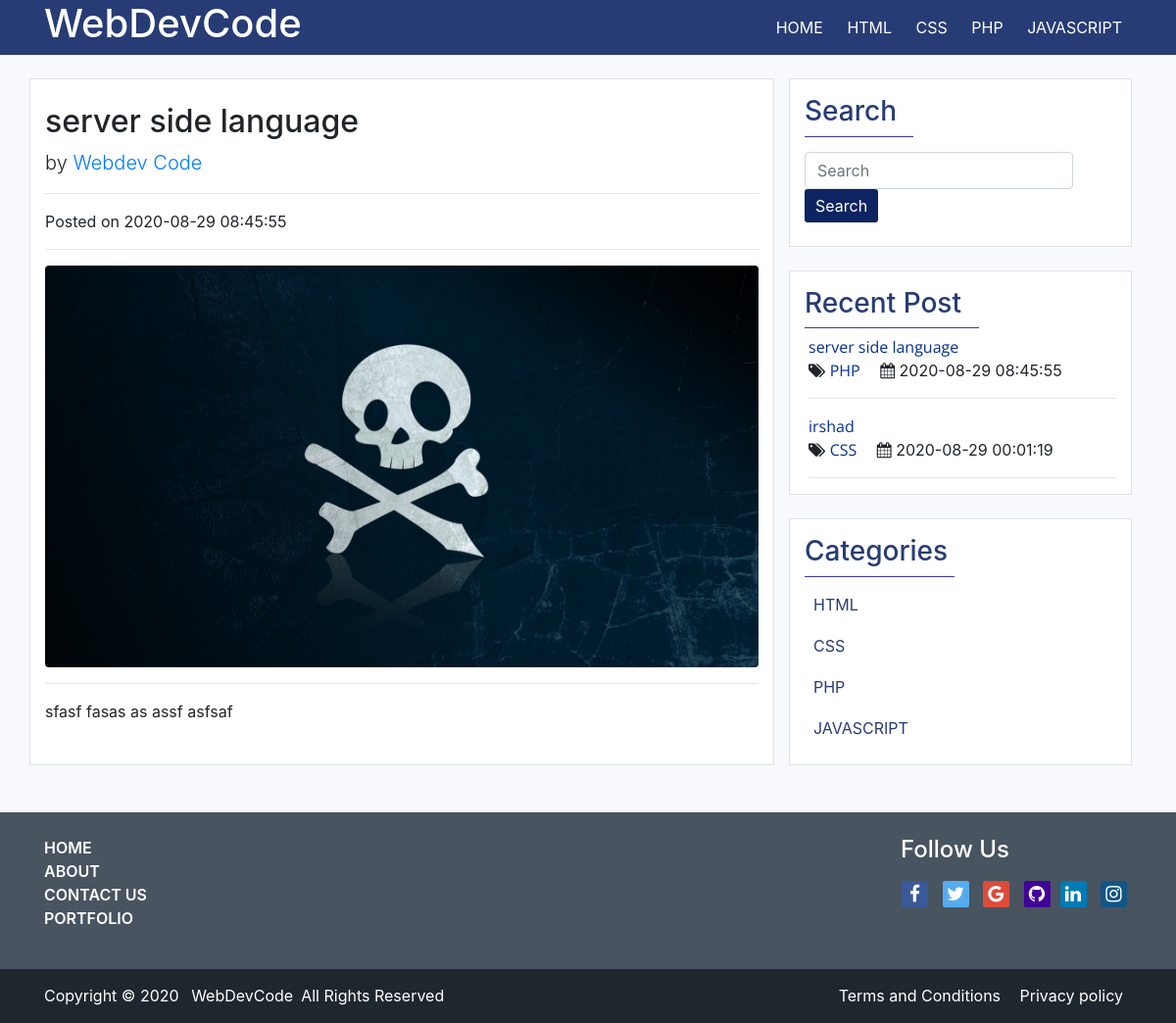
Screenshot of /post_content.php?post_title=server side language with the database file from the repository.
### tables this page shows
CREATE TABLE `category` (
  `category_id` int(255) NOT NULL,
  `category_name` varchar(255) NOT NULL,
  `no_of_post` int(255) NOT NULL,
  `category_datetime` datetime NOT NULL DEFAULT current_timestamp()
);

CREATE TABLE `post` (
  `post_id` int(255) NOT NULL,
  `post_title` text NOT NULL,
  `post_description` text NOT NULL,
  `post_category` varchar(255) NOT NULL,
  `post_image` varchar(255) NOT NULL,
  `post_author` varchar(255) NOT NULL,
  `post_datetime` datetime NOT NULL DEFAULT current_timestamp()
);

### post_content.php (the view)
  <?php include'header.php';?>
<div class="container my-4 ">
    <div class="row">
    <div class="col-sm-8 border bg-white mb-4">
    <?php
    include 'admin/db_connect.php';
    $post_title = $_GET['post_title'];
    $sql = "SELECT * FROM `post` WHERE `post_title` = '$post_title'";
     $result = mysqli_query($conn,$sql);
      while($row = mysqli_fetch_assoc($result)){
    ?>
<h2 class="mt-4"><?php echo $row['post_title'];?> </h2>
<p class="lead">
    by
    <a href="index.php">Webdev Code</a>
</p>
<hr>
<p>Posted on <?php echo $row['post_datetime'];?> </p>
<hr>
<img class="img-fluid rounded" src="admin/upload/<?php echo $row['post_image'];?> " alt="<?php echo $row['post_title'];?>">
<hr>
<p><?php echo $row['post_description'];?> </p>
    <?php
 }
    ?>
</div>
        <?php include'sidebar.php';?>
    </div>
</div>
  <?php include'footer.php';?>

### header.php (shortened to what this page needs)
<!doctype html>
<html lang="en">
<head>
    <link rel="stylesheet" href="https://stackpath.bootstrapcdn.com/bootstrap/4.5.2/css/bootstrap.min.css"
>
    <link rel="stylesheet" href="https://cdnjs.cloudflare.com/ajax/libs/font-awesome/4.7.0/css/font-awesome.min.css">
    <link rel="stylesheet" href="css/style.css">
</head>
<body>
    <div id="header">
        <div class="container ">
            <div class="row">
                <div class="col-md-4">
                    <div id="logo"><a href="index.php">
                            <h1>WebDevCode</h1>
                        </a></div>
                </div>
                <div class="col-md-8 ">
                    <ul id="navbar" class="float-md-right">
                        <li><a href="index.php">HOME</a></li>
                        <?php
                            include 'admin/db_connect.php';
                            $sql = "SELECT * FROM `category` ORDER BY `category_id` DESC";
                            $result = mysqli_query($conn,$sql);
                            $num = mysqli_num_rows($result);
                            if($num > 0){
                            while($row = mysqli_fetch_assoc($result)){
                            ?>
                            <li><a href="category.php?category_name=<?php echo $row['category_name']; ?>"><?php echo $row['category_name']; ?></a></li>
                            <?php
                            }
                            }else{
                                echo "no category found";
                            }
                            ?>
                    </ul>
                </div>
            </div>
        </div>
    </div>
</body>
</html>

### sidebar.php
<div class="col-md-4">
    <div class="col-md-12 border bg-white">
        <div class="search my-3">
            <h3 id="search-heading">Search</h3>
            <hr width="35%" class="float-md-left sidebar-heading-hr">
        </div>
        <form class="form-inline my-4" action="search.php" method="get">
            <input class="form-control mr-sm-2" type="search" name="search_term" placeholder="Search" aria-label="Search">
            <button class='button' type="submit" name="submit">Search</button>
        </form>
    </div>
    <div class="col-md-12 border my-4 bg-white">
        <div class="category my-3">
            <h3 id="category-heading">Recent Post</h3>
            <hr width="56%" class="float-md-left sidebar-heading-hr ">
        </div>
        <?php
            include 'admin/db_connect.php';
            $limit = 5;
            $sql = "SELECT * FROM `post` ORDER BY `post_id` DESC LIMIT $limit";
            $result = mysqli_query($conn,$sql);
            $num = mysqli_num_rows($result);
            if($num > 0){
               while($row = mysqli_fetch_assoc($result)){
         ?>
        <ul class="recent-post  mt-3">
            <li class="recent-post-list">
                <a href="post_content.php?post_title=<?php echo $row['post_title']; ?>"><?php echo $row['post_title']; ?></a> <br>
                <span>
                    <i class="fa fa-tags" aria-hidden="true"></i>
                    <a href='category.php?category_name=<?php echo $row['post_category']; ?>'><?php echo $row['post_category']; ?></a>
                </span>
                <span>
                    <i class="fa fa-calendar ml-3" aria-hidden="true"></i>
                    <?php echo $row['post_datetime']; ?>
                </span>
            </li>
            <hr class="recent-post-hr">
        </ul>
        <?php
        }
    }else{
        echo "no post found !";
    }
    ?>
      </div>
    <div class="col-md-12 border my-4 bg-white">
            <div class="category my-3">
                <h3 id="category-heading">Categories</h3>
                <hr width="48%" class="float-md-left sidebar-heading-hr">
            </div>
            <ul id="list-category">
            <?php
            include 'admin/db_connect.php';
            $sql1 = "SELECT * FROM `category` ORDER BY `category_id` DESC";
            $result1 = mysqli_query($conn,$sql1);
            $num1 = mysqli_num_rows($result1);
            if($num1 > 0){
            while($row1 = mysqli_fetch_assoc($result1)){
                ?>
    <li><a href="category.php?category_name=<?php echo $row1['category_name']; ?>"><?php  echo $row1['category_name'] ?></a></li>
           <?php
            }
            }else{
                echo "no category found";
            }
            ?>
         </ul>
    </div>
</div>

### css/style.css (style rules this page uses)
body { background-color: #f9fafd; }
#header { background-color: #273c75; color: white; }
#logo a { text-decoration: none; }
#logo h1 { color: white; }
#navbar { list-style: none; margin: 0px; padding: 0px; }
#navbar li { display: inline-block; }
#navbar li a { color: white; display: block; padding: 16px 10px; }
h3 { color: #273c75; }
.button { display: inline-block; background-color: #0c2461; color: white; font-size: 16px; border-radius: 3px; margin-right: 40px; border: none; padding: 5px 11px; }
.sidebar-heading-hr { margin: 0px; padding: 0px; border-top: 1px solid #3B3B98; }
#list-category { list-style: none; }
#list-category li { margin-left: -36px; }
#list-category li a { color: #273c75; padding: 9px 5px; display: block; }
.recent-post { list-style: none; }
.recent-post li { margin-left: -36px; margin-top: 4px; }
.recent-post li a { color: #072f94; font-family: 'Open Sans', sans-serif; }
.recent-post-hr { margin-left: -36px; }

### rows the page displays
category: category_name "HTML"
category: category_name "CSS"
category: category_name "PHP"
category: category_name "JAVASCRIPT"
post: post_title "server side language", post_datetime "2020-08-29 08:45:55", post_image (picture), post_description "sfasf fasas as assf asfsaf", post_category "PHP"
post: post_title "irshad", post_category "CSS", post_datetime "2020-08-29 00:01:19"
